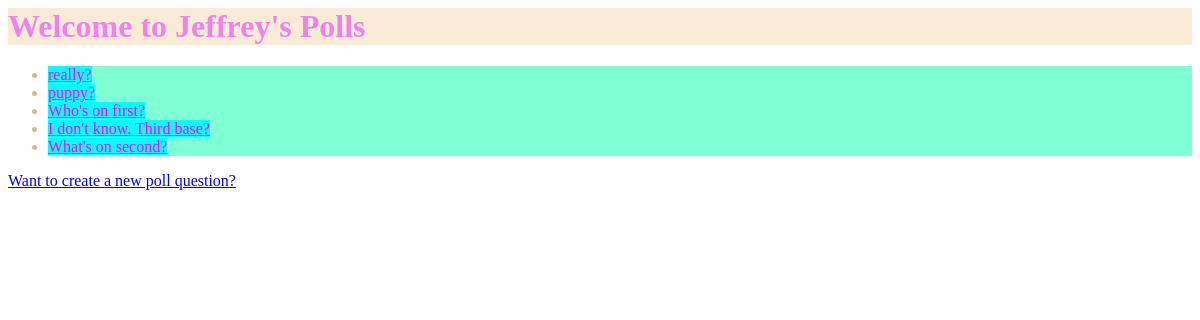
Screenshot of /polls/ with the database file from the repository.
### polls/models.py (models this page shows, shortened)
class Question(models.Model):
    question_text = models.CharField(max_length=200)
    pub_date = models.DateTimeField('date published')

### polls/views.py (the view)
# urls.py: path('', views.IndexView.as_view(), name='index'),
class IndexView(generic.ListView):
    template_name = 'polls/index.html'
    context_object_name = 'latest_question_list'
    def get_queryset(self):
        return Question.objects.filter(pub_date__lte=timezone.now()).order_by('-pub_date')[:5]

### polls/templates/polls/index.html
{% load static %}
<link rel="stylesheet" type="text/css" href="{% static 'polls/style.css' %}">
<h1>Welcome to Jeffrey's Polls</h1>
{% if latest_question_list %}
  <ul>
    {% for question in latest_question_list %}
    <li><a href="{% url 'polls:detail' question.id %}">{{ question.question_text }}</a></li>
    {% endfor %}
  </ul>
{% else %}
  <p>No polls are available</p>
{% endif %}
<div>
  <a href="{% url 'polls:newQ' %}">Want to create a new poll question?</a>
</div>

### polls/static/polls/style.css (style rules this page uses)
li { color: burlywood; background-color: aquamarine; }
li a { color: magenta; background-color: aqua; }
h1 { color: violet; background-color: antiquewhite; }
ul { color: white; }

### rows the page displays
Question: question_text "really?"
Question: question_text "puppy?"
Question: question_text "Who's on first?"
Question: question_text "I don't know. Third base?"
Question: question_text "What's on second?"
